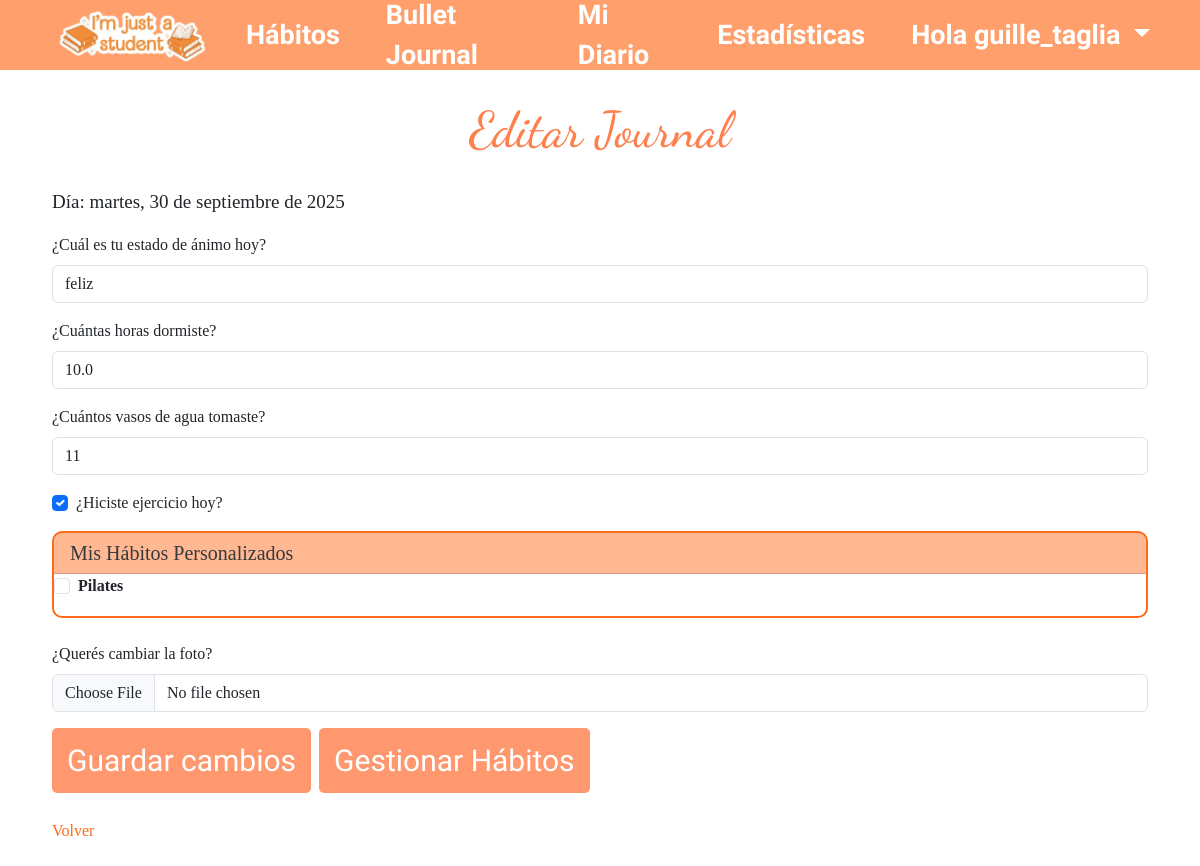
The page /journals/23/edit/ (signed in) on the database as committed earlier.
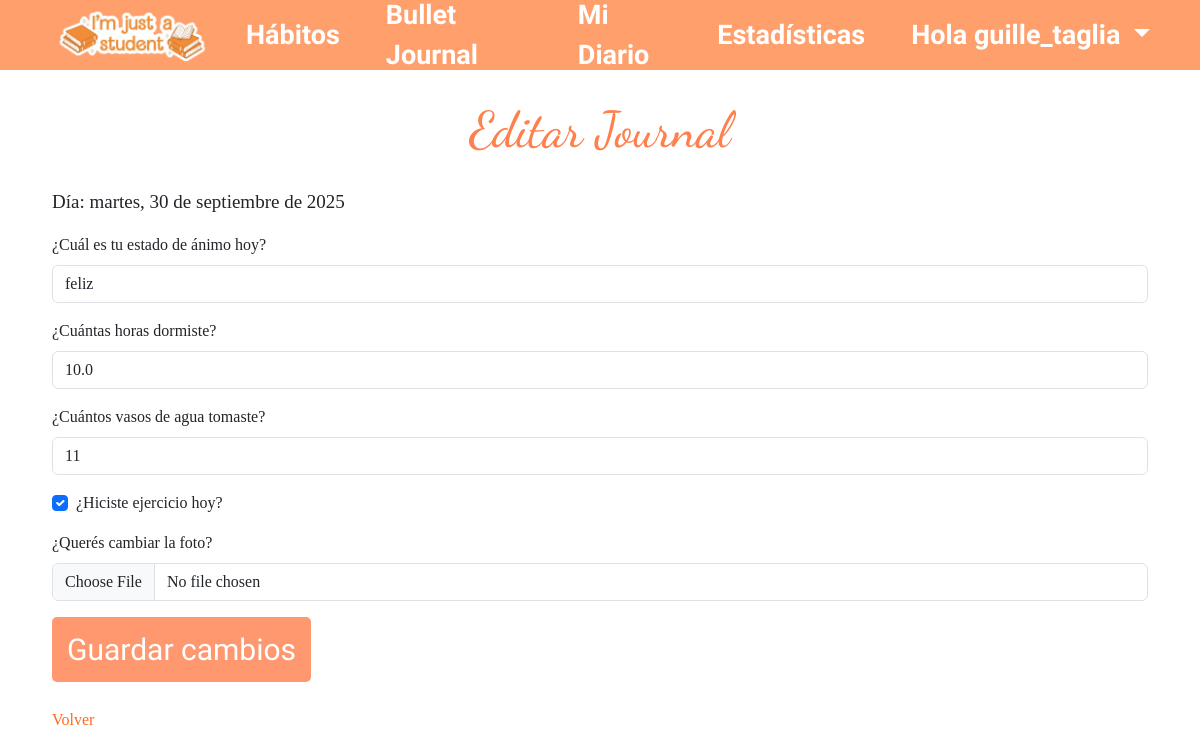
The same page on the database as committed later.
### bullet_journal/models.py (models this page shows, shortened)
class CustomHabit(models.Model):
    TYPE_CHOICES = [
        ('boolean', 'Sí/No'),
        ('integer', 'Número'),
    ]
    user = models.ForeignKey(User, on_delete=models.CASCADE, related_name='custom_habits')
    name = models.CharField(max_length=100)
    description = models.TextField(blank=True, null=True)
    type = models.CharField(max_length=10, choices=TYPE_CHOICES)
    created_at = models.DateTimeField(auto_now_add=True)
    is_active = models.BooleanField(default=True)
    goal_value = models.IntegerField(null=True, blank=True)  # Valor objetivo (si aplica)
    unit = models.CharField(max_length=20, blank=True, null=True)  #
    class Meta:
        unique_together = ('user', 'name')
        ordering = ['-created_at']

class Journal(models.Model):
    user = models.ForeignKey(User, on_delete=models.CASCADE)
    date = models.DateField()
    mood = models.CharField(max_length=50)
    sleep_hours = models.FloatField(null=True)
    water_glasses = models.IntegerField(null=True)
    exercise = models.BooleanField(default=False)
    image = models.ImageField(upload_to='journal_images/', null=True, blank=True)
    title = models.CharField(max_length=200, blank=True, null=True)  # Título del día
    diary_entry = models.TextField(blank=True, null=True)  # Descripción del día
    diary_image = models.ImageField(upload_to='diary_images/', null=True, blank=True)  # Imagen para el diario
    custom_habits_data = models.JSONField(default=dict, blank=True)
    class Meta:
        unique_together = ('user', 'date')

### bullet_journal/views/journal_views.py (the view)
# urls.py: path('journals/<int:pk>/edit/', journal_edit, name='journal_edit'),
@login_required
def journal_edit(request, pk):
    journal = get_object_or_404(Journal, pk=pk, user=request.user)
    if request.method == "POST":
        form = JournalForm(request.POST, request.FILES, instance=journal, user=request.user)
        if form.is_valid():
            custom_habits_data = {}
            for field_name, value in form.cleaned_data.items():
                if field_name.startswith('habit_'):
                    custom_habits_data[field_name] = value
            journal = form.save()
            journal.custom_habits_data = custom_habits_data
            journal.save()
            messages.success(request, "Journal actualizado correctamente 🎉")
            return redirect('journal_list')
    else:
        form = JournalForm(instance=journal, user=request.user)
        load_custom_habits_data(form, request.user, journal.date)
    return render(request, 'bullet_journal/journal/edit_journal.html', {
        'form': form,
        'journal': journal,
        'custom_habits': CustomHabit.objects.filter(user=request.user, is_active=True)
        })

### bullet_journal/forms.py (shortened to what this page needs)
class JournalForm(forms.ModelForm):
    class Meta:
        model = Journal
        fields = ['date', 'mood', 'sleep_hours', 'water_glasses', 'exercise', 'image']
        widgets = {
            'date': forms.DateInput(attrs={'type': 'date'}),
            'mood': forms.TextInput(attrs={'placeholder': 'ej: feliz, cansado, motivado'}),
            'sleep_hours': forms.NumberInput(attrs={'step': '0.5', 'min': '0', 'max': '24'}),
            'water_glasses': forms.NumberInput(attrs={'min': '0'}),
        }
    def __init__(self, *args, user=None, **kwargs):
        super().__init__(*args, **kwargs)
        if user:
            custom_habits = CustomHabit.objects.filter(user=user, is_active=True)
            for habit in custom_habits:
                field_name = f'habit_{habit.id}'
                if habit.type == 'boolean':
                    self.fields[field_name] = forms.BooleanField(
                        required=False,
                        label=habit.name,
                        help_text=habit.description
                    )

### bullet_journal/templates/bullet_journal/journal/edit_journal.html (shortened to what this page needs)
{% extends "header.html" %}
{% block contenido %}
<div class="container mt-5">
    <div class="journal-form">
        <h1>Editar Journal</h1>
        <form method="post" enctype="multipart/form-data">
                {% load i18n %}
                {% language 'es' %}
                <p style="font-size: 19px">Día: {{ journal.date|date:"l, j \\d\\e F \\d\\e Y" }}</p>
                {% endlanguage %}
            <div class="mb-3">
                <label for="mood" class="form-label">¿Cuál es tu estado de ánimo hoy?</label>
                <input type="text" class="form-control" id="mood" name="mood" maxlength="50"
                    value="{{ journal.mood }}">
            </div>
            <div class="mb-3">
                <label for="sleep_hours" class="form-label">¿Cuántas horas dormiste?</label>
                <input type="number" class="form-control" id="sleep_hours" name="sleep_hours" step="0.1"
                    value="{{ journal.sleep_hours }}">
            </div>
            <div class="mb-3">
                <label for="water_glasses" class="form-label">¿Cuántos vasos de agua tomaste?</label>
                <input type="number" class="form-control" id="water_glasses" name="water_glasses"
                    value="{{ journal.water_glasses }}">
            </div>
            <div class="mb-3 form-check">
                <input type="checkbox" class="form-check-input form-check-input-orange" id="exercise" name="exercise"
                       {% if journal.exercise %}checked{% endif %}>
                <label class="form-check-label" for="exercise">¿Hiciste ejercicio hoy?</label>
            </div>
            {% if custom_habits %}
            <div class="card mb-4 border-orange">
                <div class="card-header bg-orange-light">
                    <h5 class="mb-0"> Mis Hábitos Personalizados</h5>
                </div>
                {% for habit in custom_habits %}
                <div class="mb-3">
                    {% if habit.type == 'boolean' %}
                        <div class="form-check">
                            <input type="checkbox" class="form-check-input form-check-input-orange"
                                   id="habit_{{ habit.id }}"
                                   name="habit_{{ habit.id }}"
                                   value="true"
                                   >
                            <label class="form-check-label" for="habit_{{ habit.id }}">
                                <strong>{{ habit.name }}</strong>
                            </label>
                        </div>
                    {% endif %}
                </div>
                {% endfor %}
            </div>
            {% endif %}
            <div class="mb-3">
                <label for="image" class="form-label">¿Querés cambiar la foto?</label>
                <input type="file" class="form-control" id="image" name="image" accept="image/*">
            </div>
             <div class="d-flex gap-2 mb-3">
                <button type="submit" class="btn btn-primary">Guardar cambios</button>
                {% if custom_habits %}
                <a href="{% url 'manage_habits' %}" class="btn btn-primary">
                    Gestionar Hábitos
                </a>
                {% endif %}
             </div>
        </form>
        <a href="{% url 'journal_list' %}" class="link-orange">Volver</a>
    </div>
</div>
{% endblock %}

Rows that differ between the two databases and show on the page:
no longer on this page (row edited): CustomHabit: name "Pilates"
Other text that changed with them:
text no longer shown: "Mis Hábitos Personalizados Gestionar Hábitos"
